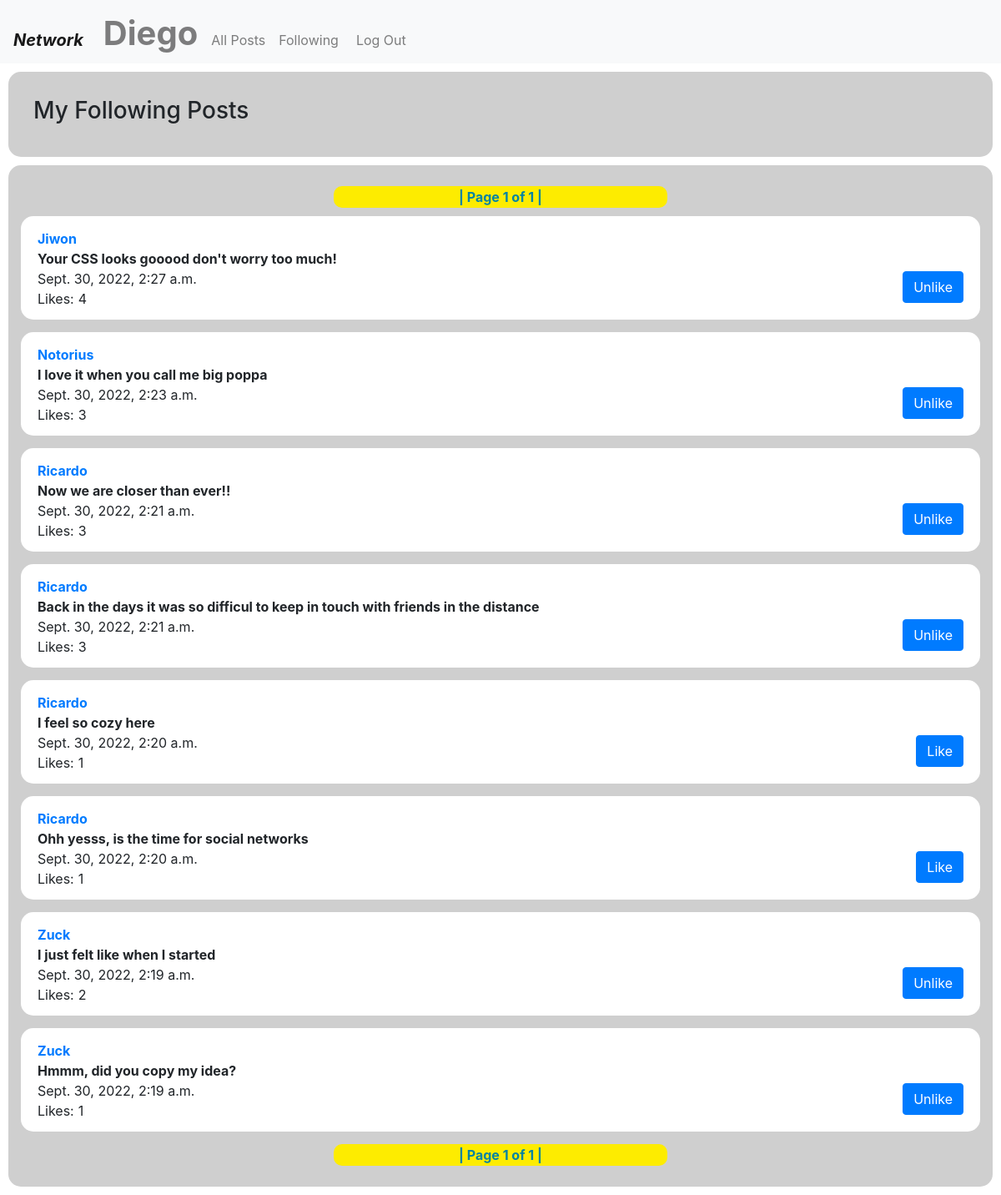
Screenshot of /following (signed in) with the database file from the repository.
### network/models.py (models this page shows)
class User(AbstractUser):
    pass

class Post(models.Model): # New Post: post1 = Post(poster=????, text="qwer")
    poster = models.ForeignKey(User, on_delete=models.CASCADE, related_name="posts")
    text = models.CharField(max_length=140)
    likecount = models.IntegerField(blank=True, null=True)
    time = models.DateTimeField(auto_now_add=True)
    def __str__(self):
        return f"{self.text}"

### network/views.py (the view)
# urls.py: path("following", views.following, name="following"),
@login_required
def following(request):
    user = User.objects.get(username = request.user.username)
    allposts = Post.objects.all().order_by("-time")
    follows = Following.objects.all()
    postlist = []
    for post in allposts:
        for follow in follows:
            if follow.user == user and post.poster == follow.user_followed:
                postlist.append(post)
    p = Paginator(postlist, 10)
    page = request.GET.get('page')
    posts = p.get_page(page)
    likeslist = []
    likes = Like.objects.filter(user = user)
    for like in likes:
        likeslist.append(like.post.id)
    return render(request, "network/following.html", {
        "posts": posts,
        "editpost":EditPost(),
        "likeslist": likeslist
    })

### network/templates/network/following.html
{% extends "network/layout.html" %}
{% block body %}
<div class="following">
    {% if user.is_authenticated %}
        <h3>My Following Posts</h3>
    {% endif %}
</div>
{% endblock %}

### network/templates/network/layout.html (shortened to what this page needs)
{% load static %}
<!DOCTYPE html>
<html lang="en">
    <head>
        <link rel="stylesheet" href="https://stackpath.bootstrapcdn.com/bootstrap/4.4.1/css/bootstrap.min.css">
        <link href="{% static 'network/styles.css' %}" rel="stylesheet">
    </head>
    <body>
        <nav class="navbar navbar-expand-lg navbar-light bg-light">
            <a class="navbar-brand" href="{% url 'home' %}"><strong><i>Network</i></strong></a>
            <div>
              <ul class="navbar-nav mr-auto">
                {% if user.is_authenticated %}
                    <li id="profile" class="nav-item">
                        <a class="nav-link" href="/profile/{{ request.user.username }}"><h1><strong>{{ request.user.username }}</strong></h1></a>
                    </li>
                {% endif %}
                <li id="all-posts" class="nav-item">
                  <a class="nav-link" href="{% url 'home' %}">All Posts</a>
                </li>
                {% if user.is_authenticated %}
                    <li id="following" class="nav-item">
                        <a class="nav-link" href="{% url 'following' %}">Following</a>
                    </li>
                    <li class="nav-item">
                        <a class="nav-link" href="{% url 'logout' %}">Log Out</a>
                    </li>
                {% endif %}
                </ul>
            </div>
        </nav>
        <div class="body">
            {% block body %}
            {% endblock %}
        </div>
        <div id="poststrain">
            <div class="paginator">
            <strong>| Page {{ posts.number }} of {{ posts.paginator.num_pages }} |</strong>
            </div>
                {% for post in posts %}
                <div id="postbox">
                    <div>
                        <a href="/profile/{{ post.poster }}"><strong>{{ post.poster }} </strong></a>
                    </div>
                    <div id="hiddenselector" class="div-{{ post.id }}">
                        <div id="post-{{ post.id }}" class="testboxedit">
                            <div id="text-{{ post.id }}" class="testtoedit">
                               {{ post.text }}
                            </div>
                        </div>
                    </div>
                    <div>
                        {{ post.time }}
                    </div>
                    <div class="allikes" id="like-{{post.id}}">
                        <div id="likesdisplay">
                            <div id="likescolon">
                                Likes:
                            </div>
                            <div class="thenumberoflikes" id="like-{{post.id}}-count">
                                {{ post.likecount }}
                            </div>
                        </div>
                        <div class="nothidden" id="{{post.id}}-like">
                            {% if post.id in likeslist %}
                                <button onclick="unlike('{{ post.id }}')" type="submit" class="btn btn-primary" value="Unlike"/>Unlike
                            {% else %}
                                <button onclick="like('{{ post.id }}')" type="submit" class="btn btn-primary" value="Like"/>Like
                            {% endif %}
                        </div>
                    </div>
                </div>
                {% endfor %}
                <div class="paginator">
            <strong>| Page {{ posts.number }} of {{ posts.paginator.num_pages }} |</strong>
                </div>
    </body>
</html>

### network/static/network/styles.css (style rules this page uses)
.navbar-brand { margin-top: auto; margin-bottom: 0; }
#profile { margin-bottom: -12px; }
.nav-item { margin-top: auto; margin-bottom: 0; }
#following { display: block; margin-right: 5px; }
.following { background-color: rgb(207, 207, 207); padding: 30px; margin: 10px; border-radius: 15px; }
#poststrain { background-color: rgb(207, 207, 207); padding: 15px; margin: 10px; border-radius: 15px; }
#postbox { background-color: rgb(255, 255, 255); padding-top: 15px; padding-left: 20px; padding-right: 20px; margin-bottom: 15px; border-radius: 15px; padding-bottom: 20px; }
.paginator { background-color: rgb(253, 236, 0); color: rgb(0, 131, 163); width: 400px; display: flex; justify-content: center; margin-left: auto; margin-right: auto; margin-top: 10px; margin-bottom: 10px; border-radius: 10px; padding-top: 1px; padding-bottom: 1px; }
.nothidden button { display: block; margin-left: auto; margin-right: 0; margin-top: -45px; }
#likesdisplay { display: flex; }
#likescolon { display: block; margin-right: 5px; }
.thenumberoflikes { display: block; }
.testtoedit { font-weight: bold; }

### rows the page displays
User: user.username "Diego"
Post: poster "Jiwon", text "Your CSS looks gooood don't worry too much!", time "Sept. 30, 2022, 2:27 a.m.", likecount "4"
Post: poster "Notorius", text "I love it when you call me big poppa", time "Sept. 30, 2022, 2:23 a.m.", likecount "3"
Post: poster "Ricardo", text "Now we are closer than ever!!", time "Sept. 30, 2022, 2:21 a.m.", likecount "3"
Post: poster "Ricardo", text "Back in the days it was so difficul to keep in touch with friends in the distance", time "Sept. 30, 2022, 2:21 a.m.", likecount "3"
Post: poster "Ricardo", text "I feel so cozy here", time "Sept. 30, 2022, 2:20 a.m.", likecount "1"
Post: poster "Ricardo", text "Ohh yesss, is the time for social networks", time "Sept. 30, 2022, 2:20 a.m.", likecount "1"
Post: poster "Zuck", text "I just felt like when I started", time "Sept. 30, 2022, 2:19 a.m.", likecount "2"
Post: poster "Zuck", text "Hmmm, did you copy my idea?", time "Sept. 30, 2022, 2:19 a.m.", likecount "1"

### other values shown
{{ posts.number }} "1"
{{ posts.paginator.num_pages }} "1"
